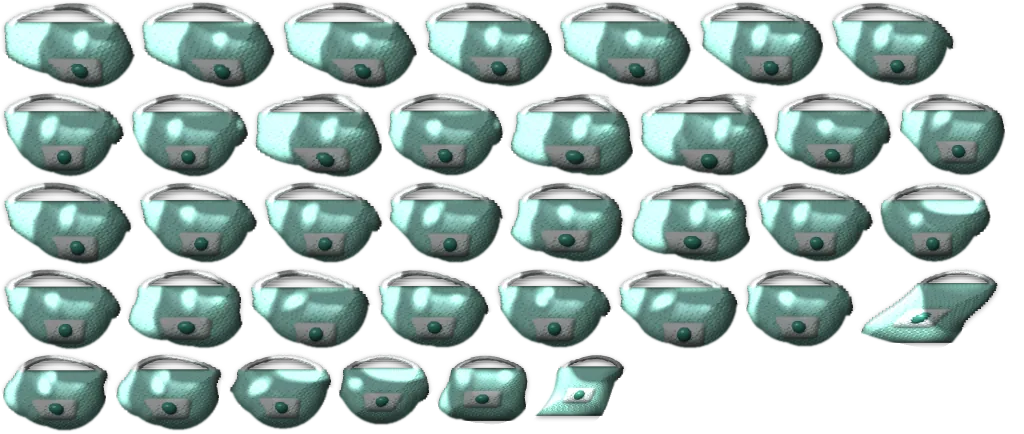
#> input picture app/src/main/assets/wear/chaeng_g0.webp, 1024 x 434 px, given in place of chaeng_g0.webp.webp, which was not available
$ python ver.py ../../../app/src/main/assets/wear/chaeng_g0.webp
#> lines starting #> are read from the running program, lines starting #| are printed output that depends on the picture; after the words box and inside, x2 and y2 are one past the last pixel; in counts of white or black regions, pixels touching at a corner belong together
import sys; from PIL import Image; import numpy as np
CH='../par/shell-android/app/src/main/assets/chars3d/'
def down(im): return im.convert('RGBA').convert('RGBa').resize((256,256),Image.LANCZOS).convert('RGBA')
for cid in sys.argv[1].split(','):
    for tag,suf,n in (('w','',16),('p','_pose',6),('a','_act',16)):
        sh=Image.open(CH+cid+suf+'.webp').convert('RGBA'); r=[]
#> further down, sh is the input picture: PIL image 1024x434 RGBA; mean R, G, B, A 67.9, 85.8, 82.1, 134.1
        for i in range(n):
            try: f=down(Image.open(f'mk/{cid}_{tag}{i:02d}.png'))
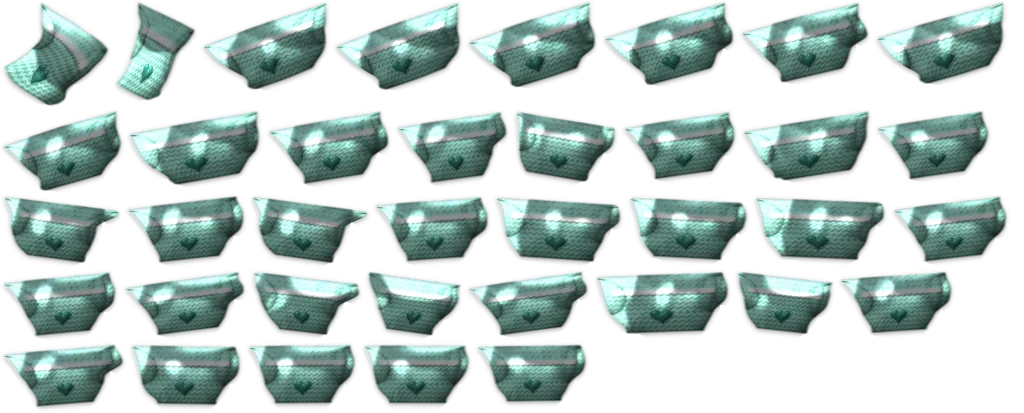
#> input picture app/src/main/assets/wear/chaeng_g10.webp, 1024 x 413 px, given in place of chaeng_g0.webp_w00.png, which was not available
#> in down, `def down(im): return im.convert('RGBA').convert('RGBa').resize((256,25..`:
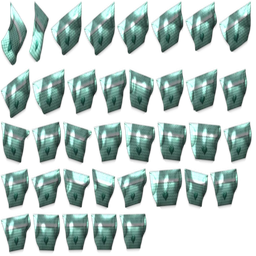
#> returned value: PIL image 256x256 RGBA; mean R, G, B, A 57, 75.3, 71.4, 116.3; transparent parts drawn white
            except Exception: r.append(None); continue
            c=sh.crop(((i%4)*256,(i//4)*256,(i%4)*256+256,(i//4)*256+256))
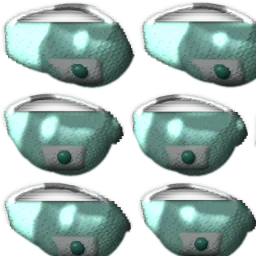
#> c: PIL image 256x256 RGBA; mean R, G, B, A 78.9, 99.7, 95.5, 155.8; transparent parts drawn white
            a=np.asarray(c)[...,3]>24; b=np.asarray(f)[...,3]>24; r.append(round((a&b).sum()/max((a|b).sum(),1),3))
#> after `a = np.asarray(c)[..., 3] > 24`:
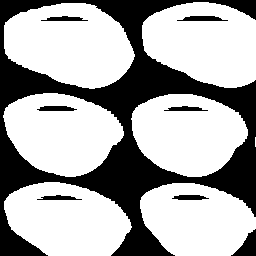
#> a: shape (256, 256) bool; 66.6% white; 8 black regions, largest, box (x1, y1, x2, y2) and area: (0, 0, 256, 256) 20579, (231, 229, 256, 256) 345, (177, 16, 228, 21) 186
#> after `b = np.asarray(f)[..., 3] > 24`:
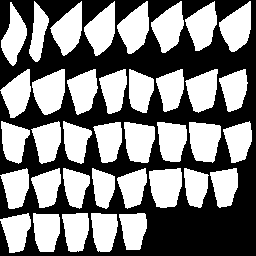
#> b: shape (256, 256) bool; 50% white; 1 black region, box (x1, y1, x2, y2) and area: (0, 0, 256, 256) 32765
#> (the run stopped early here; a loop or call above may not have finished)
